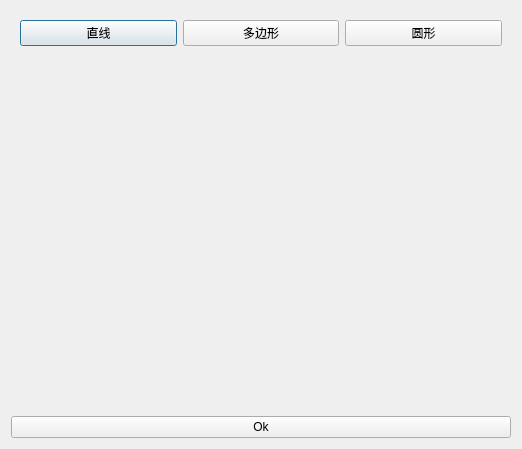
<?xml version="1.0" encoding="UTF-8"?>
<ui version="4.0">
 <class>Dialog</class>
 <widget class="QDialog" name="Dialog">
  <property name="geometry">
   <rect>
    <x>0</x>
    <y>0</y>
    <width>522</width>
    <height>449</height>
   </rect>
  </property>
  <property name="windowTitle">
   <string>绘图</string>
  </property>
  <layout class="QVBoxLayout" name="verticalLayout" stretch="0,1,0">
   <item>
    <widget class="QWidget" name="widget" native="true">
     <layout class="QHBoxLayout" name="horizontalLayout">
      <item>
       <widget class="QPushButton" name="linepen">
        <property name="text">
         <string>直线</string>
        </property>
        <property name="checkable">
         <bool>true</bool>
        </property>
       </widget>
      </item>
      <item>
       <widget class="QPushButton" name="sqpen">
        <property name="text">
         <string>多边形</string>
        </property>
        <property name="checkable">
         <bool>true</bool>
        </property>
       </widget>
      </item>
      <item>
       <widget class="QPushButton" name="cirpen">
        <property name="text">
         <string>圆形</string>
        </property>
        <property name="checkable">
         <bool>true</bool>
        </property>
       </widget>
      </item>
     </layout>
    </widget>
   </item>
   <item>
    <widget class="QWidget" name="wpaint" native="true"/>
   </item>
   <item>
    <widget class="QPushButton" name="btnOk">
     <property name="text">
      <string>Ok</string>
     </property>
    </widget>
   </item>
  </layout>
 </widget>
 <resources/>
 <connections/>
</ui>
